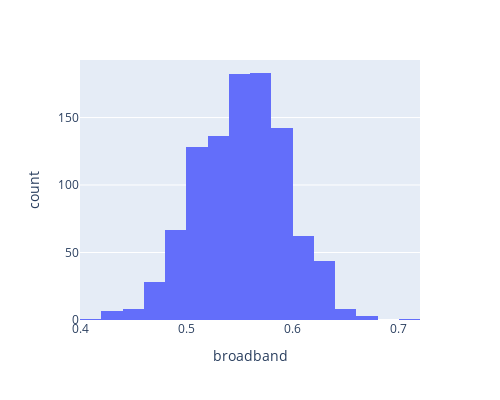

Notebook code cell kept with this figure:
### Code cell
# broadbandの回帰係数のブートストラップ標本分布
px.histogram(betas, x="broadband", height=400, width=500, nbins=20)

### Figure 1 — Plotly figure (JSON) as saved in the notebook; plotly's stock layout.template omitted (floating-point values rounded to 4 significant figures; data arrays with more than 128 entries replaced by an {"elided": "..."} marker saying what was removed)
{"data": [{"alignmentgroup": "True", "bingroup": "x", "hovertemplate": "broadband=%{x}<br>count=%{y}<extra></extra>", "legendgroup": "", "marker": {"color": "#636efa"}, "name": "", "nbinsx": 20, "offsetgroup": "", "orientation": "v", "showlegend": false, "type": "histogram", "x": {"elided": "1000 float values"}, "xaxis": "x", "yaxis": "y"}], "layout": {"barmode": "relative", "height": 400, "legend": {"tracegroupgap": 0}, "margin": {"t": 60}, "width": 500, "xaxis": {"anchor": "y", "domain": [0, 1], "title": {"text": "broadband"}}, "yaxis": {"anchor": "x", "domain": [0, 1], "title": {"text": "count"}}}}
